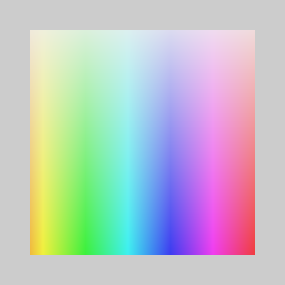
Frame 1 (no input)
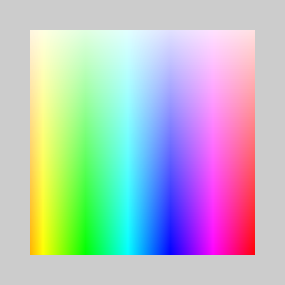
Frame 60 (the mouse pressed at the canvas centre just before this capture)
Frame 120 (the mouse held since frame 60 and released just before this capture): identical to frame 60, image omitted

The Processing sketch that drew these frames (run headless with seeded random() and noise(); from frame 60 on, the mouse is pressed at the canvas centre):

// Processing sketch: HSB
// ── HSB.pde
void setup() {
    size(285, 285);
}
void draw() {
    colorMode(HSB);
    for(int y=30; y < width-30; y++)
    for(int x=30; x < height-30; x++)
    {
      stroke(x,y,T);
      point(x,y);
    } 
}
float T = 255;
void mouseWheel(MouseEvent event) {



    if (event.getCount() == -1) {
        restar();
        println(T);
    }
    if (event.getCount() == +1) {

        sumar();
        println(T);
    }


}
////////////////////////////// 
void mouseClicked() {
    color c = get(mouseX, mouseY);
    fill(c);
    noStroke();
    rect(0, 0, width, 30);
    rect(0, 0, 30, height);
    rect(width - 30, 0, width, height);
    rect(0, height - 30, width, height);
}
//////////////////////////////

void restar() {
    if (T >= 0) {
        T = T - 5;
    }
}
void sumar() {
    if (T <= 255) {
        T = T + 5;
    }
}
